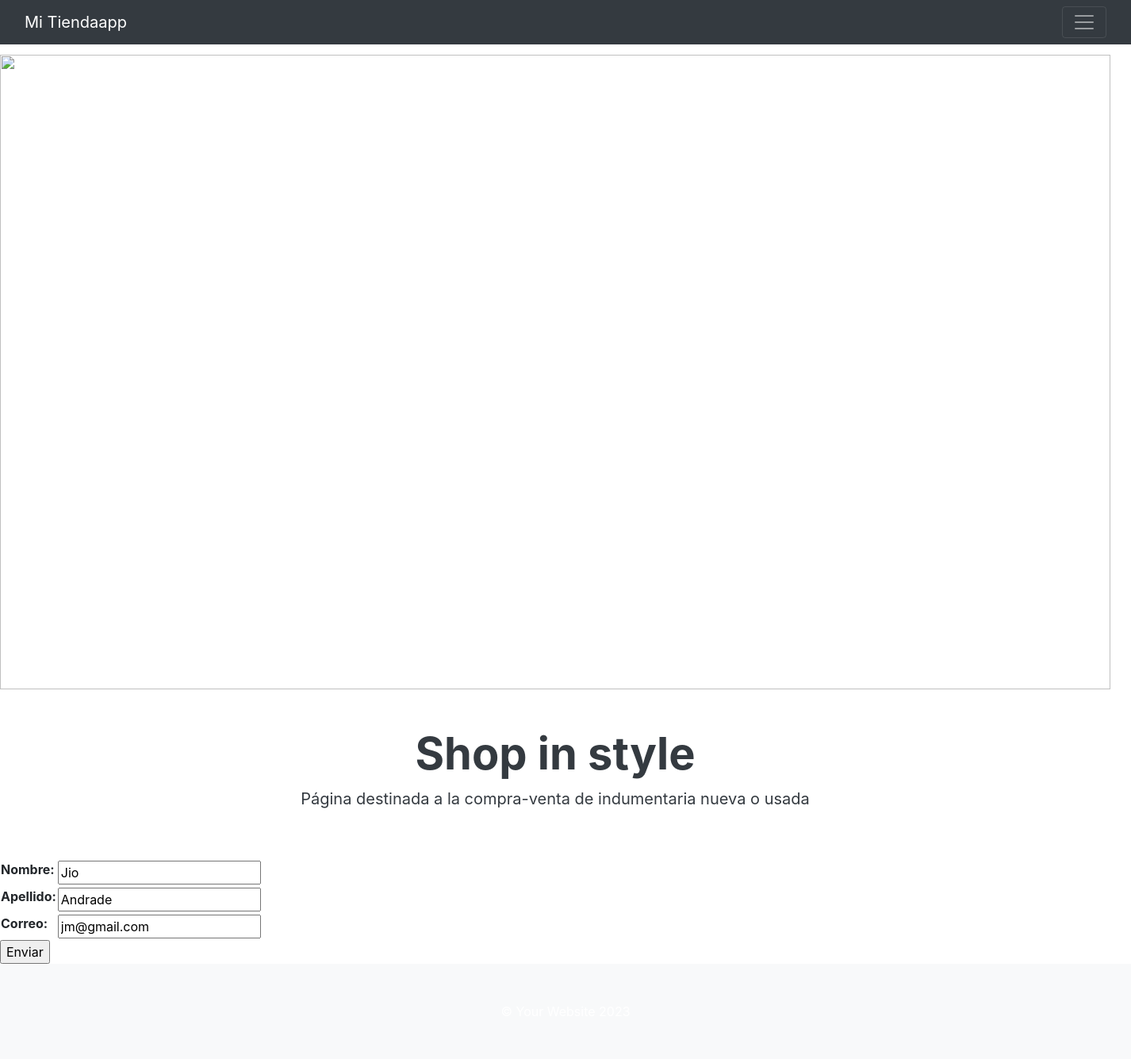
The page /update_cliente/12/ (signed in) on the database its author committed.
### tiendaapp/models.py (models this page shows, shortened)
class Clientes(models.Model):
    nombre = models.CharField(max_length=100, blank=False)
    apellido = models.CharField(max_length=100, blank=False)
    correo = models.EmailField(blank=False)
    class Meta:
        verbose_name = "Cliente"
        verbose_name_plural = "Clientes"

### tiendaapp/views.py (the view)
# urls.py: path('update_cliente/<int:pk>/', ClienteUpdate.as_view(), name='update_cliente'),
class ClienteUpdate(LoginRequiredMixin, UpdateView):
    model = Clientes
    fields = ['nombre', 'apellido', 'correo']
    success_url =  reverse_lazy('clientes')

### tiendaapp/templates/tiendaapp/clientes_form.html (shortened to what this page needs)
{% extends 'tiendaapp/base.html' %}
{% load static %}
{% block contenido %}
    <form action="" method="post">
        <table>
            {{ form.as_table }}
        </table>
        <input type="submit" value="Enviar">
    </form>
{% endblock contenido %}

### rows shown on the page
Clientes: nombre "Jio", apellido "Andrade", correo "jm@gmail.com"
